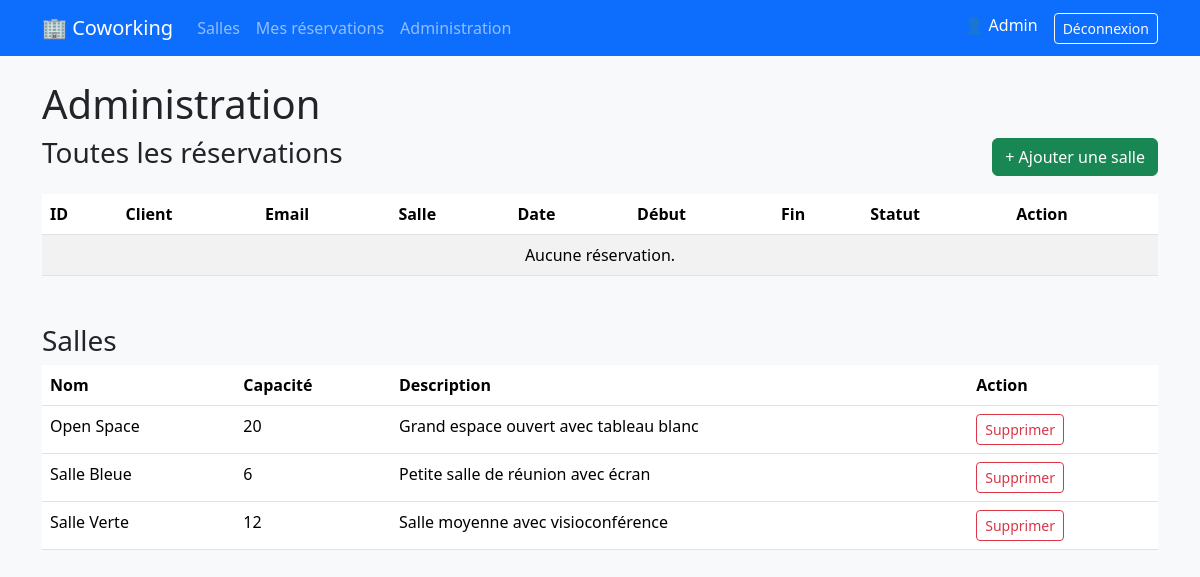
The page /admin (signed in) on the database its author committed.
### tables this page shows
CREATE TABLE salles (
        id INTEGER PRIMARY KEY AUTOINCREMENT,
        nom TEXT NOT NULL,
        capacite INTEGER NOT NULL,
        description TEXT
    );

### app.py (the view)
@app.route('/admin')
@gerant_required
def admin():
    conn = get_db()
    reservations = conn.execute('''
        SELECT r.*, s.nom AS salle_nom, u.nom AS user_nom, u.email
        FROM reservations r
        JOIN salles s ON r.salle_id = s.id
        JOIN users u ON r.user_id = u.id
        ORDER BY r.date DESC, r.heure_debut DESC
    ''').fetchall()
    salles = conn.execute("SELECT * FROM salles ORDER BY nom").fetchall()
    conn.close()
    return render_template('admin.html', reservations=reservations, salles=salles)

### app.py (called while the page is built)
def get_db():
    conn = sqlite3.connect(DATABASE)
    conn.row_factory = sqlite3.Row
    return conn

def gerant_required(f):
    @wraps(f)
    def wrapper(*args, **kwargs):
        if 'user_id' not in session or session.get('role') != 'gerant':
            flash("Accès réservé au gérant.", "danger")
            return redirect(url_for('index'))
        return f(*args, **kwargs)
    return wrapper

### templates/admin.html (shortened to what this page needs)
{% extends 'base.html' %}
{% block content %}
<h1>Administration</h1>
<div class="d-flex justify-content-between align-items-center mb-3">
    <h3>Toutes les réservations</h3>
    <a href="{{ url_for('ajouter_salle') }}" class="btn btn-success">+ Ajouter une salle</a>
</div>
<table class="table table-striped">
    <thead>
        <tr><th>ID</th><th>Client</th><th>Email</th><th>Salle</th><th>Date</th><th>Début</th><th>Fin</th><th>Statut</th><th>Action</th></tr>
    </thead>
    <tbody>
    {% for r in reservations %}
    <tr>
        <td>{{ r.id }}</td>
        <td>{{ r.user_nom }}</td>
        <td>{{ r.email }}</td>
        <td>{{ r.salle_nom }}</td>
        <td>{{ r.date }}</td>
        <td>{{ r.heure_debut }}</td>
        <td>{{ r.heure_fin }}</td>
        <td>
            {% if r.statut == 'active' %}
                <span class="badge bg-success">Active</span>
            {% else %}
                <span class="badge bg-secondary">Annulée</span>
            {% endif %}
        </td>
        <td>
            {% if r.statut == 'active' %}
            <form method="POST" action="{{ url_for('annuler', reservation_id=r.id) }}" onsubmit="return confirm('Annuler ?');">
                <button class="btn btn-sm btn-danger">Annuler</button>
            </form>
            {% endif %}
        </td>
    </tr>
    {% else %}
    <tr><td colspan="9" class="text-center">Aucune réservation.</td></tr>
    {% endfor %}
    </tbody>
</table>
<h3 class="mt-5">Salles</h3>
<table class="table">
    <thead><tr><th>Nom</th><th>Capacité</th><th>Description</th><th>Action</th></tr></thead>
    <tbody>
    {% for s in salles %}
    <tr>
        <td>{{ s.nom }}</td>
        <td>{{ s.capacite }}</td>
        <td>{{ s.description }}</td>
        <td>
            <form method="POST" action="{{ url_for('supprimer_salle', salle_id=s.id) }}" onsubmit="return confirm('Supprimer cette salle ? Toutes ses réservations seront annulées.');">
                <button class="btn btn-sm btn-outline-danger">Supprimer</button>
            </form>
        </td>
    </tr>
    {% endfor %}
    </tbody>
</table>
{% endblock %}

### rows shown on the page
salles: nom "Open Space", capacite "20", description "Grand espace ouvert avec tableau blanc"
salles: nom "Salle Bleue", capacite "6", description "Petite salle de réunion avec écran"
salles: nom "Salle Verte", capacite "12", description "Salle moyenne avec visioconférence"

### other values the page prints
{{ session.nom }} "Admin"
